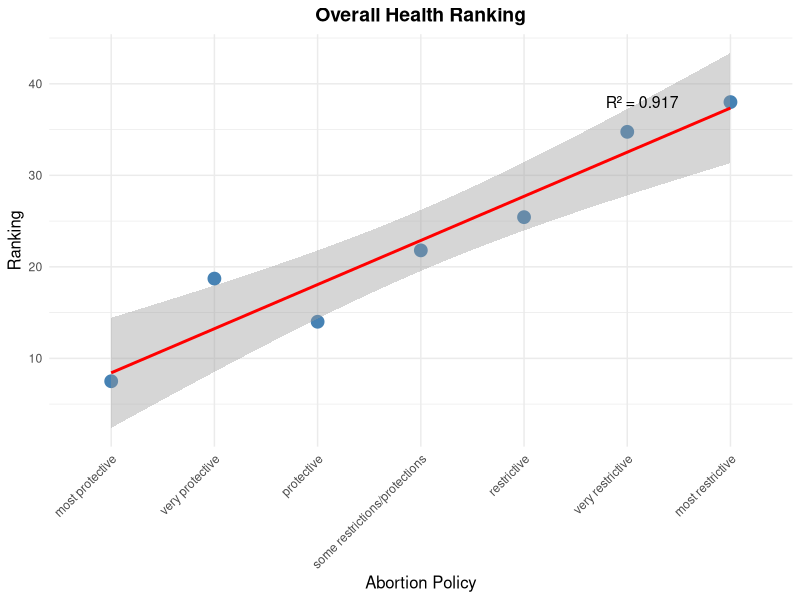
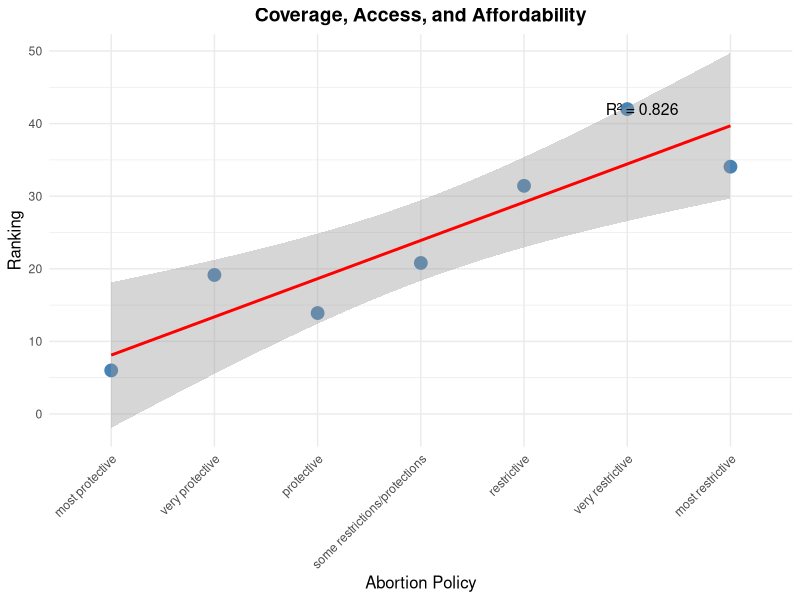
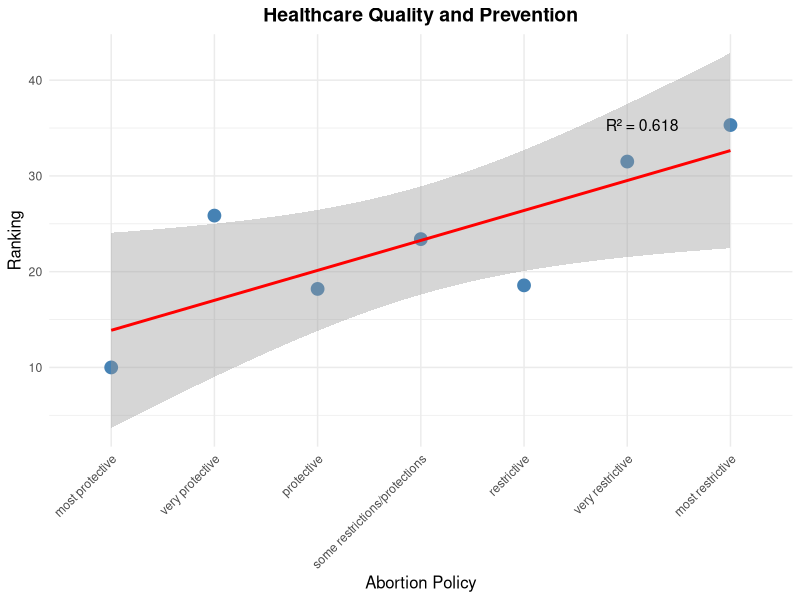
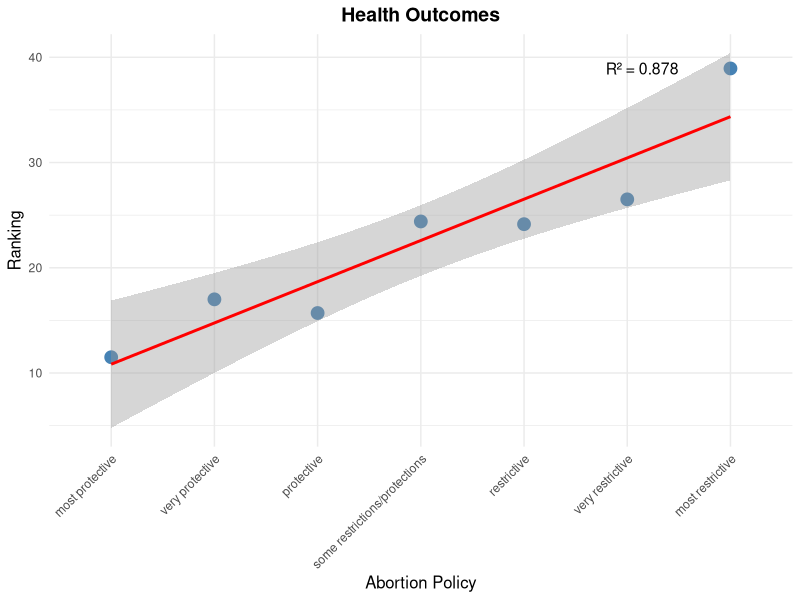
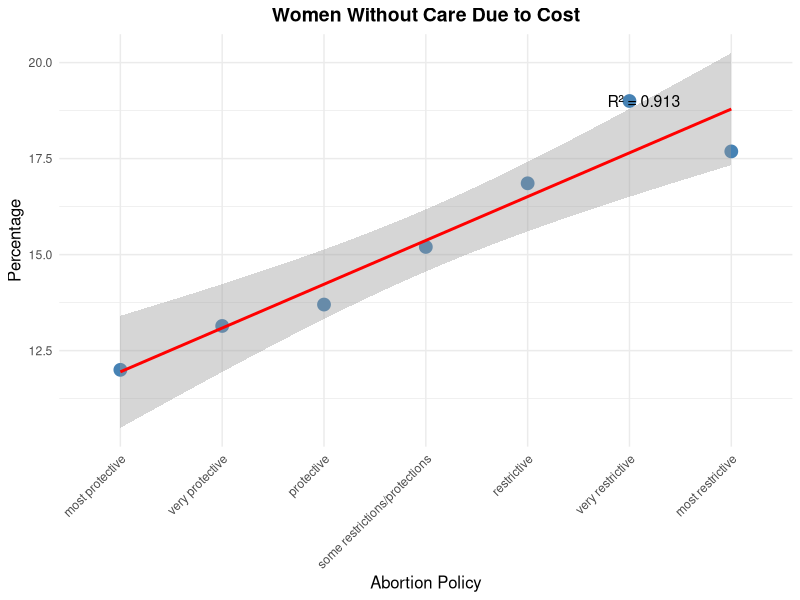
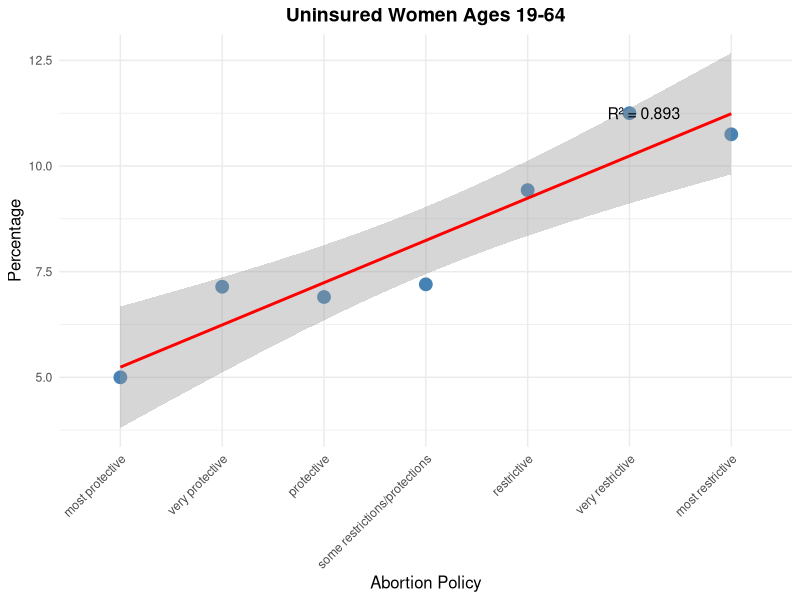
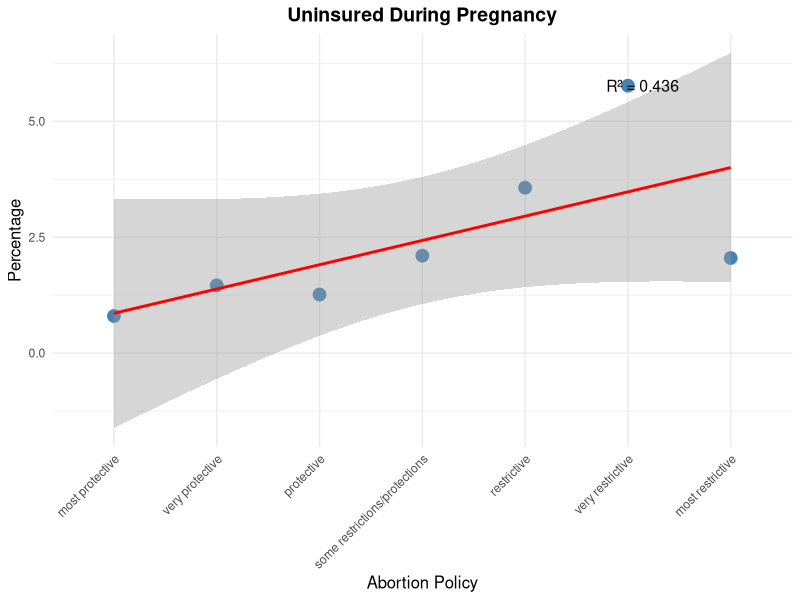
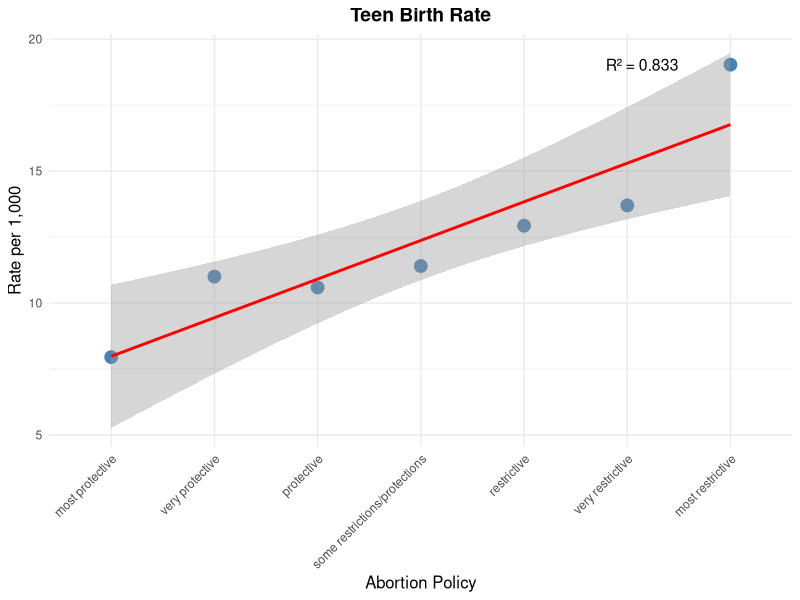

Reproduce these figures in R, in order. (Note: this script raises an error after producing the figures.)
## ---- chunk 1

library(readr)
df <- read_csv("data/clean_data/merged_data.csv")

head(df)

## ---- chunk 2

options(repos = c(CRAN = "https://cran.r-project.org"))
install.packages("dplyr")
library(dplyr)

## ---- chunk 3

library(ggplot2)
library(tidyr)
library(dplyr)

## ---- chunk 4

policy_order <- c("most protective", "very protective", "protective", 
                 "some restrictions/protections", "restrictive", 
                 "very restrictive", "most restrictive")

## ---- chunk 5

create_policy_viz <- function(data, metric_col, title, y_label, plot_type = "bar") {
  processed_data <- data %>%
    filter(!is.na(abortion_policies) & 
           abortion_policies != "" & 
           abortion_policies != "NA") %>%
    mutate(abortion_policies = tolower(trimws(abortion_policies))) %>%
    group_by(abortion_policies) %>%
    summarise(avg_value = mean(!!sym(metric_col), na.rm = TRUE)) %>%
    filter(abortion_policies %in% policy_order) %>%
    mutate(
      abortion_policies = factor(abortion_policies, levels = policy_order),
      policy_numeric = as.numeric(factor(abortion_policies, levels = policy_order))
    )
  
  p <- ggplot(processed_data, aes(x = abortion_policies, y = avg_value))
  
  if(plot_type == "scatter") {
    model <- lm(avg_value ~ policy_numeric, data = processed_data)
    r_squared <- round(summary(model)$r.squared, 3)
    
    p <- p +
      geom_point(size = 4, color = "steelblue") +
      geom_smooth(aes(x = policy_numeric), method = "lm", se = TRUE, color = "red") +
      annotate("text", 
              x = length(policy_order) - 0.5,
              y = max(processed_data$avg_value),
              label = paste0("R² = ", r_squared),
              size = 4, hjust = 1)
  } else {
    p <- p + geom_bar(stat = "identity", fill = "steelblue")
  }
  
  p + labs(
    title = title,
    x = "Abortion Policy",
    y = y_label
  ) +
    theme_minimal() +
    theme(
      axis.text.x = element_text(angle = 45, hjust = 1),
      plot.title = element_text(hjust = 0.5, size = 14, face = "bold"),
      axis.title = element_text(size = 12)
    )
}

## ---- chunk 6

health_ranking <- create_policy_viz(df,
    "overall_health_ranking",
    "Overall Health Ranking",
    "Ranking", 
    "scatter")

## ---- chunk 7

print(health_ranking)

## ---- chunk 8

coverage_access_affordability <- create_policy_viz(df,
    "coverage_access_and_affordability",
    "Coverage, Access, and Affordability",
    "Ranking", 
    "scatter")

## ---- chunk 9

print(coverage_access_affordability)

## ---- chunk 10

healthcare_quality_prevention <- create_policy_viz(df,
    "health_care_quality_and_prevention",
    "Healthcare Quality and Prevention",
    "Ranking", 
    "scatter")

## ---- chunk 11

print(healthcare_quality_prevention)

## ---- chunk 12

health_outcomes <- create_policy_viz(df,
    "health_outcomes",
    "Health Outcomes",
    "Ranking", 
    "scatter")

## ---- chunk 13

print(health_outcomes)

## ---- chunk 14

healthcare_cost <- create_policy_viz(df,
   "women_18_44_who_went_without_care_because_of_cost.1",
   "Women Without Care Due to Cost",
   "Percentage", 
   "scatter")

## ---- chunk 15

print(healthcare_cost)

## ---- chunk 16

uninsured_women <- create_policy_viz(df,
   "percent_uninsured_women_ages 19_64",
   "Uninsured Women Ages 19-64",
   "Percentage", 
   "scatter")

## ---- chunk 17

print(uninsured_women)

## ---- chunk 18

uninsured_pregnancy <- create_policy_viz(df,
   "percent_uninsured_women_during_pregnancy_2021",
   "Uninsured During Pregnancy",
   "Percentage", 
   "scatter")

## ---- chunk 19

print(uninsured_pregnancy)

## ---- chunk 20

teen_birth <- create_policy_viz(df,
   "teen_birth_rate_per_1,000_population_ages_15_19_2022.1",
   "Teen Birth Rate",
   "Rate per 1,000", 
   "scatter")

## ---- chunk 21

print(teen_birth)

## ---- chunk 22

all_birth <- create_policy_viz(df,
   "birth_rate_per_1,000_women_ages_15_44",
   "Birth Rate",
   "Rate per 1,000", 
   "scatter")

## ---- chunk 23

print(all_birth)

## ---- chunk 24

workforce <- create_policy_viz(df,
   "maternity_care_workforce_per_100,000_women_ages_15_44",
   "Maternity Care Workforce",
   "Per 100,000 Women", 
   "scatter")

## ---- chunk 25

print(workforce)

## ---- chunk 26

no_care <- create_policy_viz(df,
   "percent_women_ages_18_44_without_a_usual_source_of_care",
   "Women Without Usual Source of Care",
   "Percentage", 
   "scatter")

## ---- chunk 27

print(no_care)

## ---- chunk 28

medicaid_births <- create_policy_viz(df,
   "percent_of_births_financed_by_medicaid",
   "Births Financed by Medicaid",
   "Percentage", 
   "scatter")

## ---- chunk 29

print(medicaid_births)

## ---- chunk 30

depression <- create_policy_viz(df,
   "women_with_depression_before_or_during_pregnancy_2021",
   "Depression Before/During Pregnancy",
   "Percentage", 
   "scatter")

## ---- chunk 31

print(depression)

## ---- chunk 32

postpartum_depression <- create_policy_viz(df,
   "percent_women_with_postpartum_depression_2021",
   "Postpartum Depression",
   "Percentage", 
   "scatter")

## ---- chunk 33

print(postpartum_depression)

## ---- chunk 34

depression_screening <- create_policy_viz(df,
   "percent_women_who_received_a_postpartum_depression_screening_2021",
   "Postpartum Depression Screening",
   "Percentage", 
   "scatter")

## ---- chunk 35

print(depression_screening)

## ---- chunk 36

violence <- create_policy_viz(df,
   "percent_women_experiencing_intimate_partner_violence_2021",
   "Intimate Partner Violence",
   "Percentage", 
   "scatter")

## ---- chunk 37

print(violence)

## ---- chunk 38

increase_in_abortions <- create_policy_viz(df,
   "percent_increase_in_clinician_provided_abortions_since_2020",
   "Increase in Clinician-Provided Abortions",
   "Percentage Change Since 2020", 
   "scatter")

## ---- chunk 39

print(increase_in_abortions)

## ---- chunk 40

maternal_mortality <- create_policy_viz(df,
   "maternal_mortality_rates_2018_2022_per_100,000_live births",
   "Maternal Mortality Rate, 2018-2022",
   "Rate",
   "scatter")

## ---- chunk 41

print(maternal_mortality)

